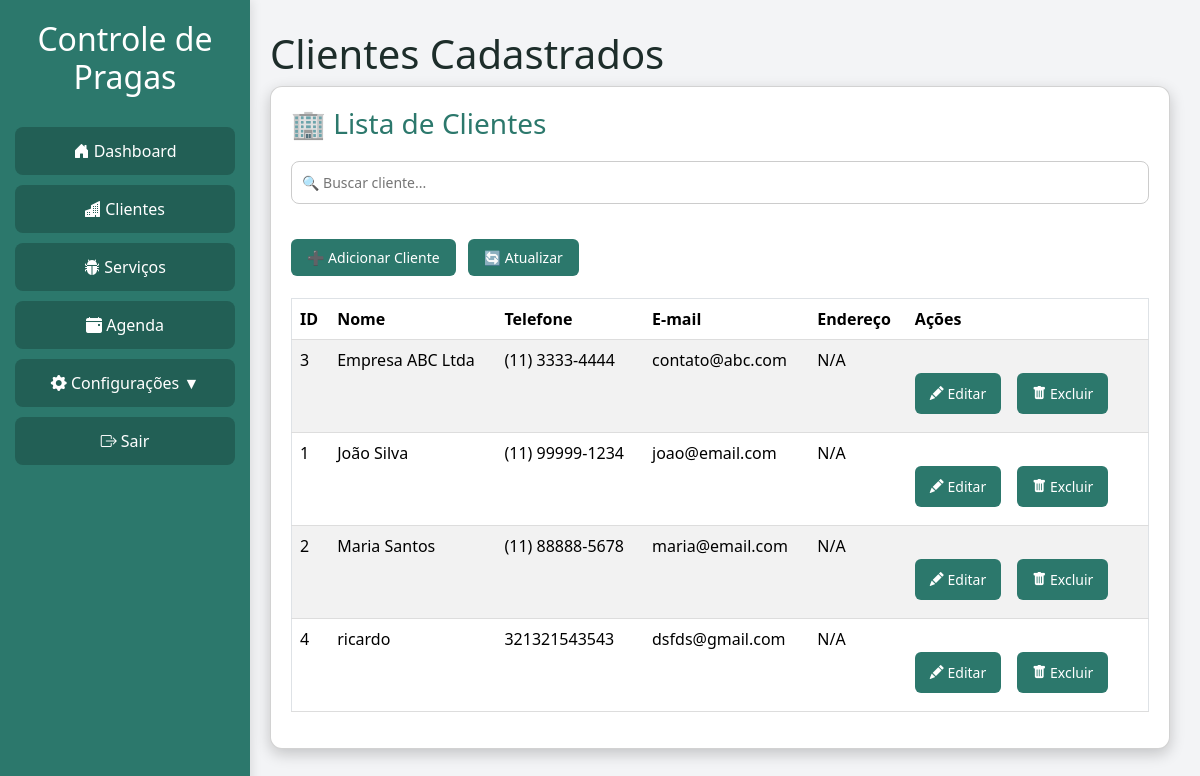
Screenshot of /HTML/clientes.php with the database file from the repository.
### tables this page shows
CREATE TABLE `cliente` (
  `ID_Cliente` int(11) NOT NULL,
  `CPFCNPJ` varchar(20) DEFAULT NULL,
  `Nome` varchar(100) DEFAULT NULL,
  `Email` varchar(100) DEFAULT NULL,
  `Telefone` varchar(15) DEFAULT NULL,
  `TipoCliente` enum('F','J') NOT NULL,
  `Rua` varchar(255) DEFAULT NULL,
  `Bairro` varchar(100) DEFAULT NULL,
  `Cidade` varchar(100) DEFAULT NULL,
  `Estado` varchar(50) DEFAULT NULL,
  `CEP` varchar(10) DEFAULT NULL
);

### PHP/logica_cliente.php (called while the page is built, shortened)
<?php
require_once 'conexao.php';
try {
    $sql = "SELECT * FROM cliente ORDER BY Nome";
    $clientes_stmt = $pdo->prepare($sql);
    $clientes_stmt->execute();
} catch (PDOException $e) {
    die("Erro ao consultar os clientes: " . $e->getMessage());
}

### HTML/clientes.php (the view, shortened to what this page needs)
<?php
    require_once '../PHP/logica_cliente.php';
?>
<!DOCTYPE html>
<html lang="pt-BR">
<head>
    <link rel="stylesheet" href="https://cdn.jsdelivr.net/npm/bootstrap@5.3.6/dist/css/bootstrap.min.css">
    <link rel="stylesheet" href="https://cdn.jsdelivr.net/npm/bootstrap-icons@1.10.5/font/bootstrap-icons.css">
    <link rel="stylesheet" href="../CSS/base.css">
</head>
<body>
    <div>
        <nav class="sidebar">
            <h2>Controle de Pragas</h2>
            <ul>
                <li onclick="window.location.href='dashboard.php'">
                    <i class="bi bi-house-door-fill"></i> Dashboard
                </li>
                <li onclick="window.location.href='clientes.php'">
                    <i class="bi bi-buildings-fill"></i> Clientes
                </li>
                <li onclick="window.location.href='servico.php'">
                    <i class="bi bi-bug-fill"></i> Serviços
                </li>
                <li onclick="window.location.href='agenda.php'">
                    <i class="bi bi-calendar-event-fill"></i> Agenda
                </li>
                <li class="config-toggle" onclick="toggleSubmenu()" aria-expanded="false" aria-controls="submenu">
                    <i class="bi bi-gear-fill"></i> Configurações <span id="seta">▼</span>
                </li>
                <li onclick="logout()">
                    <i class="bi bi-box-arrow-right"></i> Sair
                </li>
            </ul>
        </nav>
    </div>
    <div class="content">
        <h1>Clientes Cadastrados</h1>
        <div class="card">
            <h3>🏢 Lista de Clientes</h3>
            <input type="text" id="searchClientes" placeholder="🔍 Buscar cliente..." onkeyup="filtrarClientes()">
            <div class="card-actions">
                <button class="btn" onclick="window.location.href='cadastroCliente.php'">➕ Adicionar Cliente</button>
                <button class="btn" onclick="location.reload()">🔄 Atualizar</button>
            </div>
            <table border="1" width="100%" id="tabelaClientes" class="table table-striped">
                <thead>
                    <tr>
                        <th>ID</th>
                        <th>Nome</th>
                        <th>Telefone</th>
                        <th>E-mail</th>
                        <th>Endereço</th>
                        <th>Ações</th>
                    </tr>
                </thead>
                <tbody>
                    <?php
                        while ($cliente = $clientes_stmt->fetch()) {
                            echo "<tr>";
                            echo "    <td>" . htmlspecialchars($cliente['ID_Cliente']) . "</td>";
                            echo "    <td>" . htmlspecialchars($cliente['Nome']) . "</td>";
                            echo "    <td>" . htmlspecialchars($cliente['Telefone'] ?? 'N/A') . "</td>";
                            echo "    <td>" . htmlspecialchars($cliente['Email'] ?? 'N/A') . "</td>";
                            echo "    <td>" . htmlspecialchars($cliente['Endereco'] ?? 'N/A') . "</td>";
                            echo "    <td>
                                        <a href='dashboardCliente.php?id=" . htmlspecialchars($cliente['ID_Cliente']) . "' class='btn btn-sm btn-primary' title='Editar Cliente'>
                                            <i class='bi bi-pencil-fill'></i> Editar
                                        </a>
                                        <a href='../PHP/logica_cliente.php?acao=excluir&id=" . htmlspecialchars($cliente['ID_Cliente']) . "'
                                           onclick=\"return confirm('Tem certeza que deseja excluir o cliente " . htmlspecialchars($cliente['Nome']) . "?');\"
                                           class='btn btn-sm btn-danger' title='Excluir Cliente'>
                                            <i class='bi bi-trash-fill'></i> Excluir
                                        </a>
                                      </td>";
                            echo "</tr>";
                        }
                    ?>
                </tbody>
            </table>
        </div>
    </div>
</body>
</html>

### CSS/base.css (style rules this page uses)
:root { --bg-dark: #f3f4f6; --text-dark: #1d2d2a; --green-dark: #2C786C; --green-medium: #225F55; --green-hover: #1C4E45; --green-accent: #5DBB96; --card-light: #ffffff; }
body { margin: 0; padding: 0; font-family: 'Segoe UI', Arial, Tahoma, Geneva, Verdana, sans-serif; background-color: var(--bg-dark); color: var(--text-dark); display: flex; }
.sidebar { width: 250px; background-color: var(--green-dark); color: white; height: 100vh; padding: 20px 15px; position: fixed; left: 0; top: 0; overflow-y: auto; box-shadow: 2px 0 10px rgba(0, 0, 0, 0.1); }
.sidebar h2 { text-align: center; margin-bottom: 30px; }
.sidebar ul { list-style: none; padding: 0; margin: 0; }
.sidebar ul li { padding: 12px 16px; margin: 10px 0; background: var(--green-medium); text-align: center; cursor: pointer; border-radius: 8px; transition: background-color 0.3s; }
.content { margin-left: 240px; padding: 30px; width: 100%; box-sizing: border-box; }
.card { background-color: var(--card-light); padding: 20px; border-radius: 12px; box-shadow: 0 5px 15px rgba(0, 0, 0, 0.2); margin-bottom: 30px; transition: 0.3s; }
.card h3 { color: var(--green-dark); margin-bottom: 20px; }
input, select, textarea { width: 100%; padding: 10px; margin-bottom: 15px; border: 1px solid #ccc; border-radius: 8px; font-size: 14px; outline: none; transition: border 0.3s, box-shadow 0.3s; box-sizing: border-box; }
.btn, button { background-color: var(--green-dark); color: white; padding: 10px 15px; border: none; border-radius: 6px; cursor: pointer; font-size: 14px; transition: background 0.3s; margin-right: 12px; margin-bottom: 10px; margin-top: 25px; }
table { width: 100%; border-collapse: collapse; margin-top: 12px; }
table th, table td { border-bottom: 1px solid #ddd; padding: 8px; text-align: left; }
table th { background-color: var(--green-dark); color: white; }
.card-actions { margin-top: 20px; margin-bottom: 10px; }
.card-actions .btn, .card-actions button { width: auto; padding: 8px 16px; margin: 0 8px 0 0; }

### rows the page displays
cliente: ID_Cliente "3", Nome "Empresa ABC Ltda", Telefone "(11) 3333-4444", Email "contato@abc.com", Endereco "N/A"
cliente: ID_Cliente "1", Nome "João Silva", Telefone "(11) 99999-1234", Email "joao@email.com", Endereco "N/A"
cliente: ID_Cliente "2", Nome "Maria Santos", Telefone "(11) 88888-5678", Email "maria@email.com", Endereco "N/A"
cliente: ID_Cliente "4", Nome "ricardo", Telefone "321321543543", Email "dsfds@gmail.com", Endereco "N/A"
